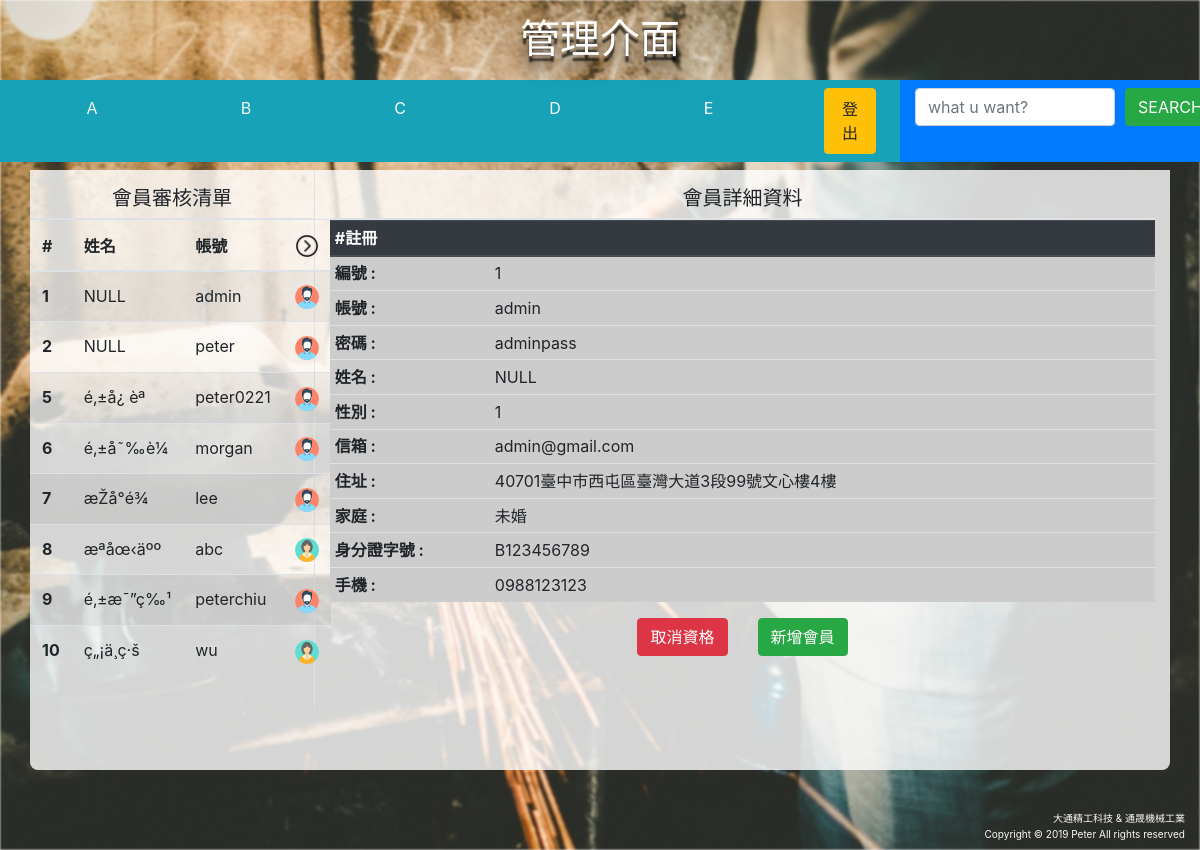
The page /backend/index.php?e_id_page=1 (signed in) on the database its author committed.
### tables this page shows
CREATE TABLE IF NOT EXISTS `employee` (
  `e_id` int(11) NOT NULL AUTO_INCREMENT,
  `account` varchar(256) NOT NULL,
  `pass` varchar(256) NOT NULL,
  `name` varchar(10) NOT NULL,
  `gender` int(1) NOT NULL,
  `u_email` varchar(256) NOT NULL,
  `position` char(10) DEFAULT NULL,
  PRIMARY KEY (`e_id`)
);

### backend/member-list-check.php (the view, shortened to what this page needs)
<?php
	require '../includes/db.inc.php';
	$sql = "SELECT * FROM employee";
	$result = mysqli_query($conn, $sql);
	if ( mysqli_num_rows($result) > 0 ) {
		while ( $row = mysqli_fetch_assoc($result) ) {
			if ( $row['name'] == "" ) {
				$row['name'] = "NULL";
			}
			echo "<tr><th scope='row'>".$row['e_id']."</th><td>".$row['name']."</td><td>".$row['account']."</td><td>";
			if ( $row['gender'] == 1 ) {
				echo "<a href='index.php?e_id_page=".$row['e_id']."'><img src='../images/man.png'></a>";
			}else {
				echo "<a href='index.php?e_id_page=".$row['e_id']."'><img src='../images/girl.png'></a>";
			}
			echo "</td></tr>";
		}
	} else {
		echo "<tr><th scope='row' colspan='3' class='text-center'>尚無註冊資料</th></tr>";
	}
 ?>

### backend/member-detail-check.php
<?php
	$address = "40701臺中市西屯區臺灣大道3段99號文心樓4樓";
	$family = "未婚";
	$identity = "B123456789";
	$phone = "0988123123";
	if( isset( $_GET['e_id_page'] ) )
	{
		require '../includes/db.inc.php';
		$page = $_GET['e_id_page'];
		$sql = "SELECT * FROM employee WHERE e_id = $page";
		$result = mysqli_query($conn, $sql);
		if( mysqli_num_rows($result) > 0 ){
			$row = mysqli_fetch_assoc($result);
			if ( $row['name'] == "" ) {
				$row['name'] = "NULL";
			}elseif ( $row['gender'] == 1 ) {
				$row['gender'] = "男";
			}else {
				$row['gender'] = "女";
			}
			echo "<tr><th style='width: 10em;'>編號 :</th><td>".$row['e_id']."</td></tr>
			<tr><th style='width: 10em;'>帳號 :</th><td>".$row['account']."</td></tr>
			<tr><th style='width: 10em;'>密碼 :</th><td style='word-break: break-all;'>".$row['pass']."</td></tr>
			<tr><th style='width: 10em;'>姓名 :</th><td>".$row['name']."</td></tr>
			<tr><th style='width: 10em;'>性別 :</th><td>".$row['gender']."</td></tr>
			<tr><th style='width: 10em;'>信箱 :</th><td>".$row['u_email']."</td></tr>
			<tr><th style='width: 10em;'>住址 :</th><td>".$address."</td></tr>
			<tr><th style='width: 10em;'>家庭 :</th><td>".$family."</td></tr>
			<tr><th style='width: 10em;'>身分證字號 :</th><td>".$identity."</td></tr>
			<tr><th style='width: 10em;'>手機 :</th><td>".$phone."</td></tr>";
		}else{
			echo "<tr><th><h3 class='text-center text-primary' style='line-height: 20rem;'>查無資料</h3></th></tr>";
		}
	}
	else
	{
		echo "請審核註冊資料";
	}
 ?>

### css/my.css (style rules this page uses)
.container { border-bottom-left-radius: .5em; border-bottom-right-radius: .5em; }
.body-style-2 { height: 100vh; }
.body-style-2:before { background-image: url(../images/adult-blur-close-up-239509.jpg); background-size: cover; background-position: center; width: 100%; height: 100%; content: ""; position: absolute; top: 0;left: 0;right: 0;bottom: 0; z-index: -1; filter: blur(1px); }
.font-mb { font-family: 微軟正黑體; font-weight: 400; }

### css/text-shadow.css (style rules this page uses)
.text-shadow-close { text-shadow: 0px 6px 2px rgba(0,0,0,0.7), 0px 14px 12px rgba(0,0,0,0.4), 0px 22px 20px rgba(0,0,0,0.1); }

### rows shown on the page
employee: e_id "1", name "NULL", account "admin", pass "adminpass", gender "1", u_email "admin@gmail.com"
employee: e_id "2", name "NULL", account "peter", gender 1 (drawn)
employee: e_id "5", name "é‚±å¿ èª", account "peter0221", gender 1 (drawn)
employee: e_id "6", name "é‚±å˜‰è¼", account "morgan", gender 1 (drawn)
employee: e_id "7", name "æŽå°é¾", account "lee", gender 1 (drawn)
employee: e_id "8", name "æ­ªåœ‹äºº", account "abc", gender 0 (drawn)
employee: e_id "9", name "é‚±æ¯”ç‰¹", account "peterchiu", gender 1 (drawn)
employee: e_id "10", name "ç„¡ä¸­ç·š", account "wu", gender 0 (drawn)

### other values the page prints
$row['name'] "NULL"
$address "40701臺中市西屯區臺灣大道3段99號文心樓4樓"
$family "未婚"
$identity "B123456789"
$phone "0988123123"
